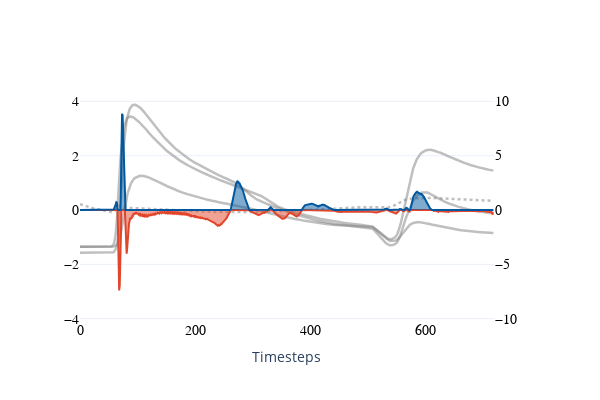

Here is the notebook cell this chart was saved with:
### Markdown cell above
## Attribution Visualization

### Code cell
#### Paper Vis ####
color = ["#E1462C", "#0059A0", "#5F3893", "#FF8777", "#0A2C6E", "#CEDEEB"]
filter = ["ND", "LP725", "LP780", "SP775"]

fig = make_subplots(
    rows=1,
    cols=1,
    specs=[
        [{"secondary_y": True}],
    ],
)

fig.add_trace(
    go.Scatter(
        y=np.where(attr_eg.squeeze().sum(axis=0) < 0, attr_eg.squeeze().sum(axis=0), 0),
        name="Attribution",
        marker_color=color[0],
        showlegend=False,
        # marker_line_width=0.0,
        stackgroup="one",
    ),
    secondary_y=True,
)

fig.add_trace(
    go.Scatter(
        y=np.where(attr_eg.squeeze().sum(axis=0) > 0, attr_eg.squeeze().sum(axis=0), 0),
        name="Attribution",
        marker_color=color[1],
        showlegend=False,
        # marker_line_width=0.0,
        stackgroup="two",
    ),
    secondary_y=True,
)

for i in range(4):
    fig.add_trace(
        go.Scatter(
            y=x[i],
            name=filter[i],
            opacity=0.5,
            marker_color="grey",
            line=dict(width=2.5, dash="dot") if i == 0 else dict(width=2.5),
            showlegend=False,
        )
    )

fig.update_yaxes(title=" ", range=[-4.05, 4.05], tickfont=dict(size=14, family="Helvetica", color="rgb(0,0,0)"))
fig.update_yaxes(
    zeroline=False,
    title_text=" ",
    showticklabels=True,
    showgrid=False,
    secondary_y=True,
    range=[-10.1, 10.1],
    tickvals=[-10, -5, 0, 5, 10],
)
fig.update_xaxes(
    zeroline=False, title="Timesteps", showgrid=False, tickfont=dict(size=14, family="Helvetica", color="rgb(0,0,0)")
)


fig.update_layout(
    showlegend=False,
    bargap=0,
    bargroupgap=0,
    legend_title="Wavelength",
    template="plotly_white",
    height=400,
    width=600,
)

fig.write_image("xai/images/" + target + "/1D/1D_paper.png", scale=2)

fig.show()

### Figure 1 — Plotly figure (JSON) as saved in the notebook; plotly's stock layout.template omitted (floating-point values rounded to 4 significant figures; data arrays with more than 128 entries replaced by an {"elided": "..."} marker saying what was removed)
{"data": [{"marker": {"color": "#E1462C"}, "name": "Attribution", "showlegend": false, "stackgroup": "one", "type": "scatter", "xaxis": "x", "y": {"elided": "719 float values"}, "yaxis": "y2"}, {"marker": {"color": "#0059A0"}, "name": "Attribution", "showlegend": false, "stackgroup": "two", "type": "scatter", "xaxis": "x", "y": {"elided": "719 float values"}, "yaxis": "y2"}, {"line": {"dash": "dot", "width": 2.5}, "marker": {"color": "grey"}, "name": "ND", "opacity": 0.5, "type": "scatter", "y": {"elided": "719 float values"}}, {"line": {"width": 2.5}, "marker": {"color": "grey"}, "name": "LP725", "opacity": 0.5, "type": "scatter", "y": {"elided": "719 float values"}}, {"line": {"width": 2.5}, "marker": {"color": "grey"}, "name": "LP780", "opacity": 0.5, "type": "scatter", "y": {"elided": "719 float values"}}, {"line": {"width": 2.5}, "marker": {"color": "grey"}, "name": "SP775", "opacity": 0.5, "type": "scatter", "y": {"elided": "719 float values"}}], "layout": {"bargap": 0, "bargroupgap": 0, "height": 400, "legend": {"title": {"text": "Wavelength"}}, "showlegend": false, "width": 600, "xaxis": {"anchor": "y", "domain": [0, 0.94], "showgrid": false, "tickfont": {"color": "rgb(0,0,0)", "family": "Helvetica", "size": 14}, "title": {"text": "Timesteps"}, "zeroline": false}, "yaxis": {"anchor": "x", "domain": [0, 1], "range": [-4.05, 4.05], "tickfont": {"color": "rgb(0,0,0)", "family": "Helvetica", "size": 14}, "title": {"text": " "}}, "yaxis2": {"anchor": "x", "overlaying": "y", "range": [-10.1, 10.1], "showgrid": false, "showticklabels": true, "side": "right", "tickfont": {"color": "rgb(0,0,0)", "family": "Helvetica", "size": 14}, "tickvals": [-10, -5, 0, 5, 10], "title": {"text": " "}, "zeroline": false}}}
